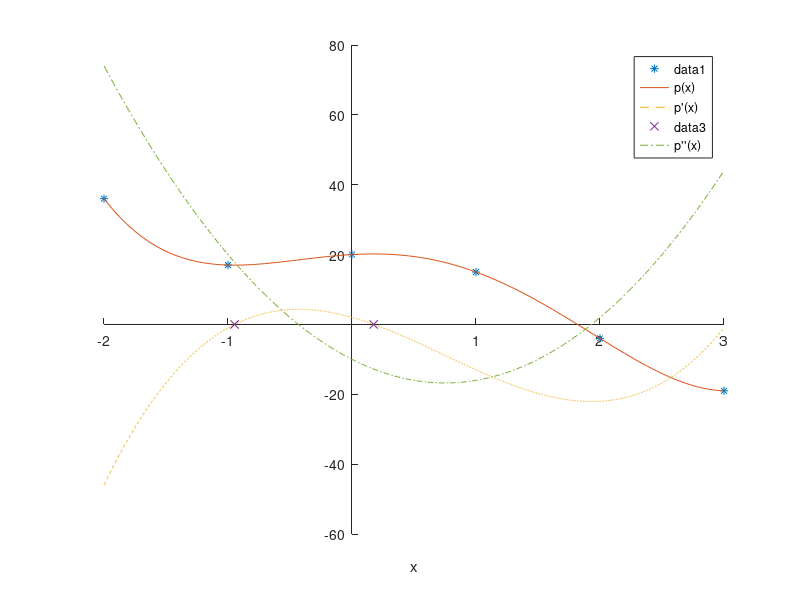

This figure's MATLAB source:
clear; clc; close all;

% Description: Plot a polynomial and its derivative

%p = @(x) x.^4 - 3*x.^3 - 5*x.^2 + 2*x + 20;

p = [1 -3 -5 2 20];

x = -2:3;
hold on
plot(x,polyval(p,x),'*')

fplot(@(x)polyval(p,x),[-2 3],'DisplayName',"p(x)")

set(gca,'XAxisLocation','origin')
set(gca,'YAxisLocation','origin')

dp = polyder(p);

fplot(@(x)polyval(dp,x),[-2 3],'--','DisplayName',"p'(x)")

proots = roots(dp);
plot(proots,polyval(dp,proots),'x')
disp('p is maximum at')
disp(proots(3))

disp('p is minimum at')
disp(proots(2))

disp('p is minimum at')
disp(proots(1))

ddp = polyder(dp);
fplot(@(x)polyval(ddp,x),[-2 3],'-.','DisplayName',"p''(x)")
xlabel('x')